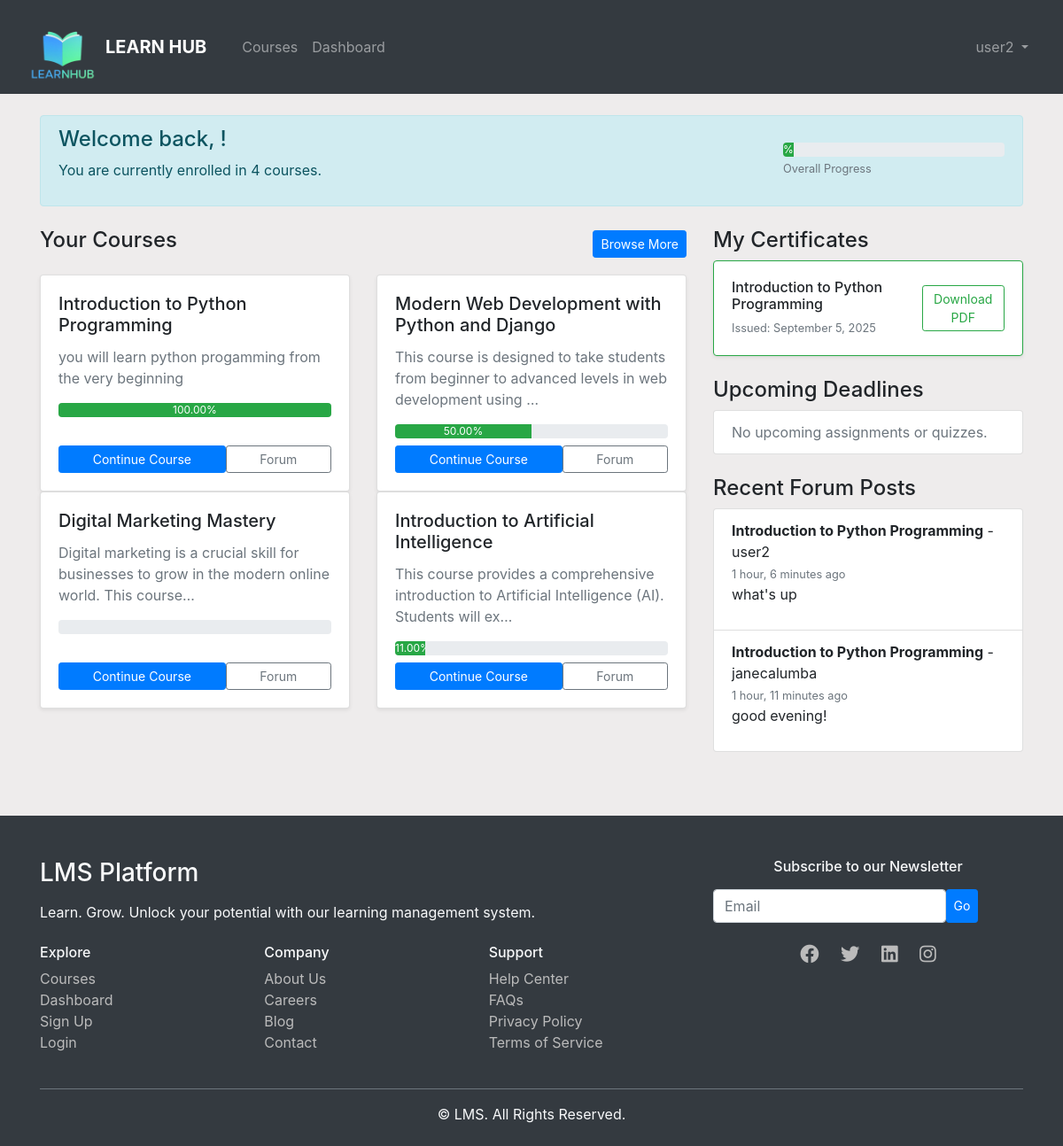
Page /dashboard/ (signed in) on the committed database.
### lms_app/models.py (models this page shows)
class Enrollment(models.Model):
    user = models.ForeignKey(User, on_delete=models.CASCADE)
    course = models.ForeignKey(Course, on_delete=models.CASCADE)
    enrolled_at = models.DateTimeField(auto_now_add=True)
    progress = models.DecimalField(max_digits=5, decimal_places=2, default=0.00)
    is_completed = models.BooleanField(default=False)

class Course(models.Model):
    title = models.CharField(max_length=255)
    description = models.TextField()
    category = models.CharField(max_length=100)
    difficulty = models.CharField(max_length=50)
    created_by = models.ForeignKey(User, on_delete=models.CASCADE)
    created_at = models.DateTimeField(auto_now_add=True)

class Certificate(models.Model):
    user = models.ForeignKey(User, on_delete=models.CASCADE)
    course = models.ForeignKey(Course, on_delete=models.CASCADE)
    issued_at = models.DateTimeField(auto_now_add=True)

class Post(models.Model):
    forum = models.ForeignKey("Forum", on_delete=models.CASCADE, default=1)
    user = models.ForeignKey(User, on_delete=models.CASCADE)
    content = models.TextField()
    created_at = models.DateTimeField(auto_now_add=True)

class Forum(models.Model):
    course = models.OneToOneField(Course, on_delete=models.CASCADE)
    title = models.CharField(max_length=255)

### lms_app/views.py (the view)
# urls.py: path('dashboard/', views.dashboard_view, name='dashboard'),
@login_required
def dashboard_view(request):
    if request.user.profile.role == 'Instructor':
        return redirect('instructor_dashboard')
    enrollments = Enrollment.objects.filter(user=request.user).select_related('course')
    certificates = Certificate.objects.filter(user=request.user).select_related('course')
    recent_forum_posts = Post.objects.filter(
        forum__course__in=[en.course for en in enrollments]
    ).select_related('forum', 'user').order_by('-created_at')[:2]
    return render(request, 'student_dashboard.html', {
        'enrollments': enrollments,
        'certificates': certificates,
        'recent_forum_posts': recent_forum_posts
    })

### lms_app/templates/student_dashboard.html
{% extends 'base.html' %}
{% block content %}
<div class="alert alert-info d-flex justify-content-between align-items-center mb-4">
    <div>
        <h4>Welcome back, {{ user.first_name }}!</h4>
        <p>You are currently enrolled in {{ enrollments.count }} course{{ enrollments.count|pluralize }}.</p>
    </div>
    <div style="width: 250px;">
        <div class="progress">
            <div class="progress-bar bg-success" role="progressbar" style="width: {{ overall_progress }}%;" aria-valuenow="{{ overall_progress }}" aria-valuemin="0" aria-valuemax="100">
                {{ overall_progress }}%
            </div>
        </div>
        <small class="text-muted">Overall Progress</small>
    </div>
</div>
<div class="row">
    <div class="col-lg-8 col-md-12 mb-4">
        <div class="d-flex justify-content-between align-items-center mb-3">
            <h4>Your Courses</h4>
            <a href="{% url 'course_list' %}" class="btn btn-primary btn-sm">Browse More</a>
        </div>
        <div class="row g-4">
            {% for enrollment in enrollments %}
            <div class="col-md-6">
                <div class="card h-100 shadow-sm">
                    <div class="card-body d-flex flex-column">
                        <h5 class="card-title">{{ enrollment.course.title }}</h5>
                        <p class="text-muted">{{ enrollment.course.description|truncatechars:100 }}</p>
                        <div class="progress mb-2">
                            <div class="progress-bar bg-success" role="progressbar" style="width: {{ enrollment.progress }}%;" aria-valuenow="{{ enrollment.progress }}" aria-valuemin="0" aria-valuemax="100">
                                {{ enrollment.progress }}%
                            </div>
                        </div>
                        <div class="mt-auto d-flex flex-wrap gap-2">
                            <a href="{% url 'course_detail' course_id=enrollment.course.id %}" class="btn btn-primary btn-sm flex-fill">Continue Course</a>
                            <a href="{% url 'forum_view' enrollment.course.id %}" class="btn btn-outline-secondary btn-sm flex-fill">Forum</a>
                        </div>
                    </div>
                </div>
            </div>
            {% empty %}
                <p>You haven't enrolled in any courses yet. <a href="{% url 'course_list' %}">Browse courses</a> to get started!</p>
            {% endfor %}
        </div>
    </div>
    <div class="col-lg-4 col-md-12">
        <h4>My Certificates</h4>
        <div class="row g-3 mb-4">
            {% for cert in certificates %}
            <div class="col-12">
                <div class="card border-success shadow-sm">
                    <div class="card-body d-flex justify-content-between align-items-center">
                        <div>
                            <h6 class="mb-1">{{ cert.course.title }}</h6>
                            <small class="text-muted">Issued: {{ cert.issued_at|date:"F j, Y" }}</small>
                        </div>
                        <a href="#" class="btn btn-outline-success btn-sm">Download PDF</a>
                    </div>
                </div>
            </div>
            {% empty %}
                <p class="text-muted">No certificates earned yet.</p>
            {% endfor %}
        </div>
        <h4>Upcoming Deadlines</h4>
        <ul class="list-group mb-4">
            {% for item in upcoming_deadlines %}
            <li class="list-group-item d-flex justify-content-between align-items-center">
                <div>
                    <strong>{{ item.title }}</strong>
                    <br>
                    <small class="text-muted">Due: {{ item.due_date|date:"M d, Y H:i" }}</small>
                </div>
                <a href="{% url 'course_detail' course_id=item.course.id %}" class="btn btn-outline-primary btn-sm">Go</a>
            </li>
            {% empty %}
                <li class="list-group-item text-muted">No upcoming assignments or quizzes.</li>
            {% endfor %}
        </ul>
        <h4 class="mt-4">Recent Forum Posts</h4>
        <ul class="list-group mb-4">
            {% for post in recent_forum_posts %}
                <li class="list-group-item">
                    <strong>{{ post.forum.course.title }}</strong> - {{ post.user.username }}
                    <br>
                    <small class="text-muted">{{ post.created_at|timesince }} ago</small>
                    <p>{{ post.content|truncatechars:50 }}</p>
                </li>
            {% empty %}
                <li class="list-group-item text-muted">No recent posts.</li>
            {% endfor %}
        </ul>
    </div>
</div>
{% endblock %}

### lms_app/templates/base.html (shortened to what this page needs)
{% load static %}
<!DOCTYPE html>
<html lang="en">
<head>
    <link rel="stylesheet" href="https://stackpath.bootstrapcdn.com/bootstrap/4.5.2/css/bootstrap.min.css">
    <link rel="stylesheet" href="https://cdnjs.cloudflare.com/ajax/libs/font-awesome/5.15.1/css/all.min.css">
</head>
<body style="background-color: rgb(238, 236, 236);">
    <nav class="navbar navbar-expand-lg navbar-dark bg-dark">
    <div class="container-fluid">
        <a class="navbar-brand d-flex align-items-center" href="{% url 'home' %}">
            <img src="{% static 'icons/final logo.png' %}" alt="Logo" width="80" height="80" class="d-inline-block align-top mr-2">
            <span class="font-weight-bold">LEARN HUB</span>
        </a>
        <div class="collapse navbar-collapse" id="navbarNav">
            <ul class="navbar-nav mr-auto">
                <li class="nav-item ml-3">
                    {% if user.profile.role == 'Student' %}
                      <a class="nav-link" href="{% url 'course_list' %}">Courses</a>
                    {% endif %}
                </li>
                {% if user.is_authenticated %}
                    {% if user.profile.role == 'Student' %}
                        <li class="nav-item">
                            <a class="nav-link" href="{% url 'dashboard' %}">Dashboard</a>
                        </li>
                    {% elif user.profile.role == 'Instructor' %}
                        <li class="nav-item">
                            <a class="nav-link" href="{% url 'instructor_dashboard' %}">Dashboard</a>
                        </li>
                    {% endif %}
                {% endif %}
            </ul>
            <ul class="navbar-nav ml-auto">
                {% if user.is_authenticated %}
                    <li class="nav-item dropdown">
                        <a class="nav-link dropdown-toggle" href="#" id="navbarDropdown" role="button"
                           data-toggle="dropdown" aria-haspopup="true" aria-expanded="false">
                            {{ user.username }}
                        </a>
                    </li>
                {% endif %}
            </ul>
        </div>
    </div>
</nav>
    <div class="container mt-4">
        {% block content %}
        {% endblock %}
    </div>
<footer class="bg-dark text-light pt-5 pb-4 mt-5">
  <div class="container">
    <div class="row">
      <div class="col-md-8">
        <h3 class="fw-bold mb-3">LMS Platform</h3>
        <p class="mb-4">Learn. Grow. Unlock your potential with our learning management system.</p>
        <div class="row">
          <div class="col-6 col-md-4">
            <h6 class="fw-bold">Explore</h6>
            <ul class="list-unstyled">
              <li><a href="{% url 'course_list' %}" class="footer-link">Courses</a></li>
              <li><a href="{% url 'dashboard' %}" class="footer-link">Dashboard</a></li>
              <li><a href="{% url 'signup' %}" class="footer-link">Sign Up</a></li>
              <li><a href="{% url 'login' %}" class="footer-link">Login</a></li>
            </ul>
          </div>
          <div class="col-6 col-md-4">
            <h6 class="fw-bold">Company</h6>
            <ul class="list-unstyled">
              <li><a href="#" class="footer-link">About Us</a></li>
              <li><a href="#" class="footer-link">Careers</a></li>
              <li><a href="#" class="footer-link">Blog</a></li>
              <li><a href="#" class="footer-link">Contact</a></li>
            </ul>
          </div>
          <div class="col-6 col-md-4">
            <h6 class="fw-bold">Support</h6>
            <ul class="list-unstyled">
              <li><a href="#" class="footer-link">Help Center</a></li>
              <li><a href="#" class="footer-link">FAQs</a></li>
              <li><a href="#" class="footer-link">Privacy Policy</a></li>
              <li><a href="#" class="footer-link">Terms of Service</a></li>
            </ul>
          </div>
        </div>
      </div>
      <div class="col-md-4 text-md-start text-center mt-4 mt-md-0">
        <h6 class="fw-bold">Subscribe to our Newsletter</h6>
        <form class="d-flex mt-3">
          <input type="email" class="form-control me-2 w-75" placeholder="Email">
          <button type="submit" class="btn btn-primary btn-sm">Go</button>
        </form>
        <div class="mt-4">
          <a href="#" class="social-icon"><i class="fab fa-facebook fa-lg"></i></a>
          <a href="#" class="social-icon"><i class="fab fa-twitter fa-lg"></i></a>
          <a href="#" class="social-icon"><i class="fab fa-linkedin fa-lg"></i></a>
          <a href="#" class="social-icon"><i class="fab fa-instagram fa-lg"></i></a>
        </div>
      </div>
    </div>
    <hr class="border-secondary mt-4">
    <div class="text-center">
      <p class="mb-0">&copy; {{ now|date:"Y" }} LMS. All Rights Reserved.</p>
    </div>
  </div>
</footer>
</body>
</html>

### lms_app/templates/base.html (style rules this page uses)
.footer-link { color: #bbb; text-decoration: none; transition: color 0.3s ease; }
.social-icon { color: #bbb; margin: 0 10px; transition: color 0.3s ease, transform 0.2s ease; }

### rows in the picture
Enrollment: course "Introduction to Python Programming", course.description "you will learn python progamming from the very beginning", progress "100.00"
Enrollment: course "Modern Web Development with Python and Django", course.description "This course is designed to take students from beginner to advanced levels in web development using …", progress "50.00"
Enrollment: course "Digital Marketing Mastery", course.description "Digital marketing is a crucial skill for businesses to grow in the modern online world. This course…"
Enrollment: course "Introduction to Artificial Intelligence", course.description "This course provides a comprehensive introduction to Artificial Intelligence (AI). Students will ex…", progress "11.00"
Certificate: course "Introduction to Python Programming", issued_at "September 5, 2025"
Post: forum.course "Introduction to Python Programming", user.username "user2", created_at "1 hour, 6 minutes", content "what's up"
Post: forum.course "Introduction to Python Programming", user.username "janecalumba", created_at "1 hour, 11 minutes", content "good evening!"

### other values in the picture
{{ user.username }} "user2"
{{ enrollments.count }} "4"
